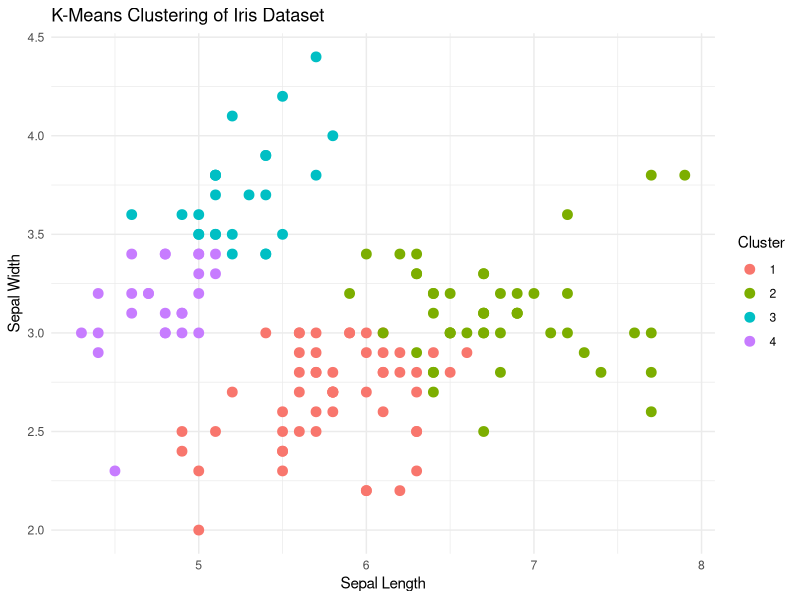

The R script that drew this image:
# Step 1: Install and load necessary libraries
if (!require(ggplot2)) install.packages("ggplot2", dependencies = TRUE)

# Load the ggplot2 library for visualization
library(ggplot2)

# Step 2: Load the Iris dataset
data("iris")

# Step 3: Preprocess the data
# Remove the Species column (categorical variable) for clustering
iris_data <- iris[, -5]

# Step 4: Scale the data (important for K-Means)
iris_scaled <- scale(iris_data)  # Scaling ensures each feature contributes equally

# Step 5: Apply K-Means Clustering
set.seed(123)  # Set seed for reproducibility
kmeans_result <- kmeans(iris_scaled, centers = 4, nstart = 25)  # 4 clusters

# Step 6: Add cluster assignments to the original data
iris$Cluster <- as.factor(kmeans_result$cluster)

# Step 7: Visualize the clusters using ggplot2
ggplot(iris, aes(x = Sepal.Length, y = Sepal.Width, color = Cluster)) +
  geom_point(size = 3) +
  labs(title = "K-Means Clustering of Iris Dataset", x = "Sepal Length", y = "Sepal Width") +
  theme_minimal()

# Optional: View the cluster centers
print("Cluster Centers:")
print(kmeans_result$centers)

# Optional: Evaluate clustering result by comparing the clusters with actual species
table(iris$Cluster, iris$Species)  # Cross-tabulation of clusters and actual species
